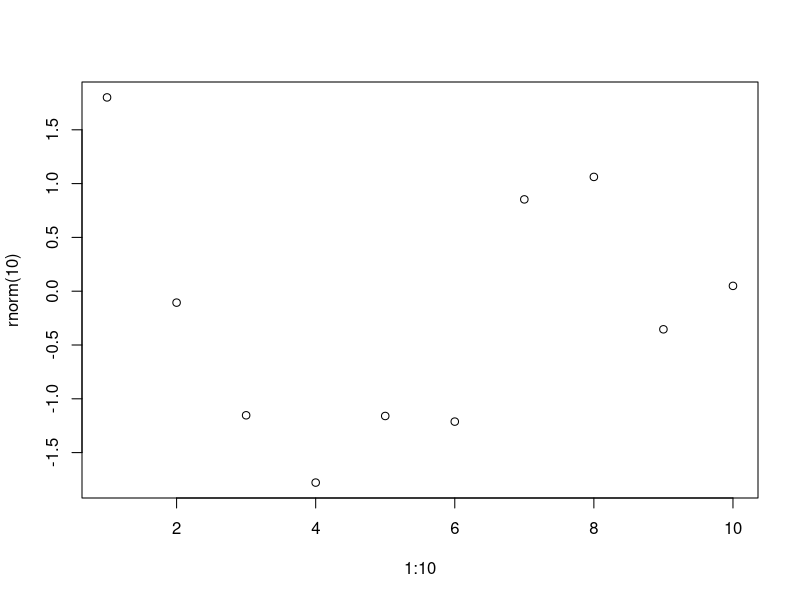
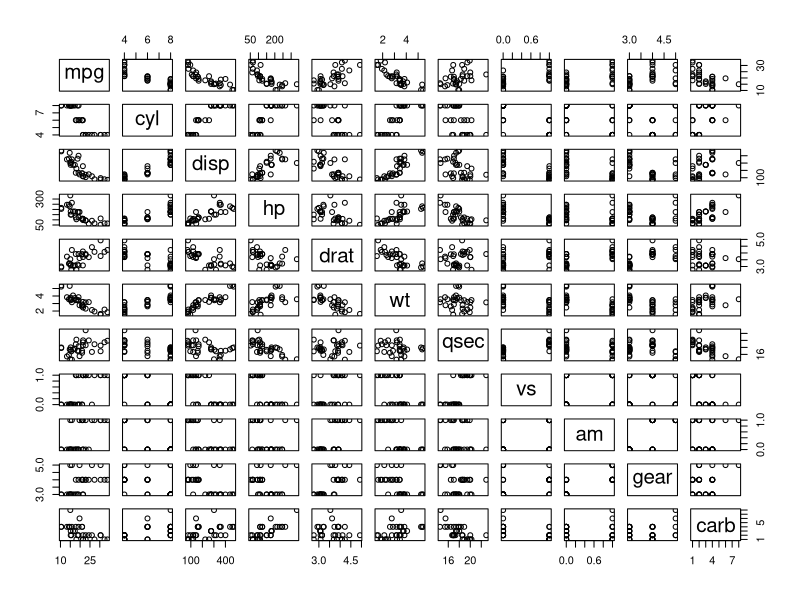
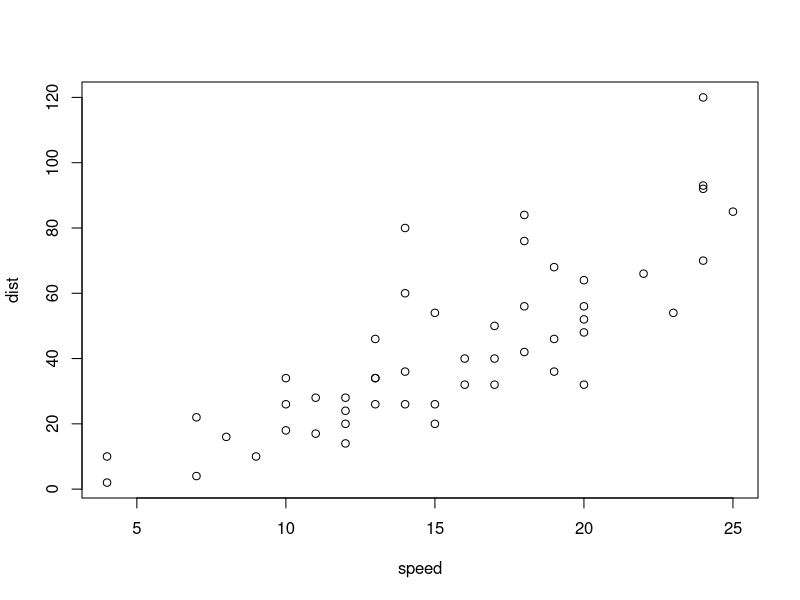
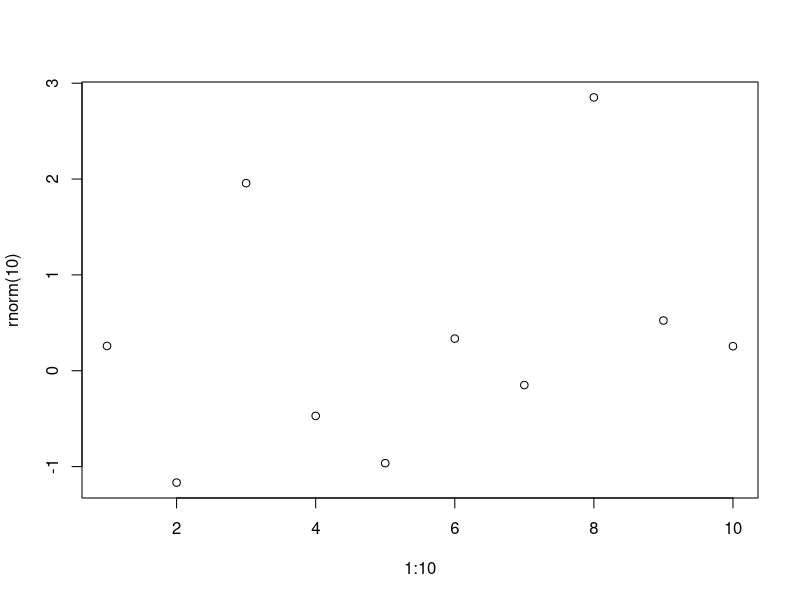
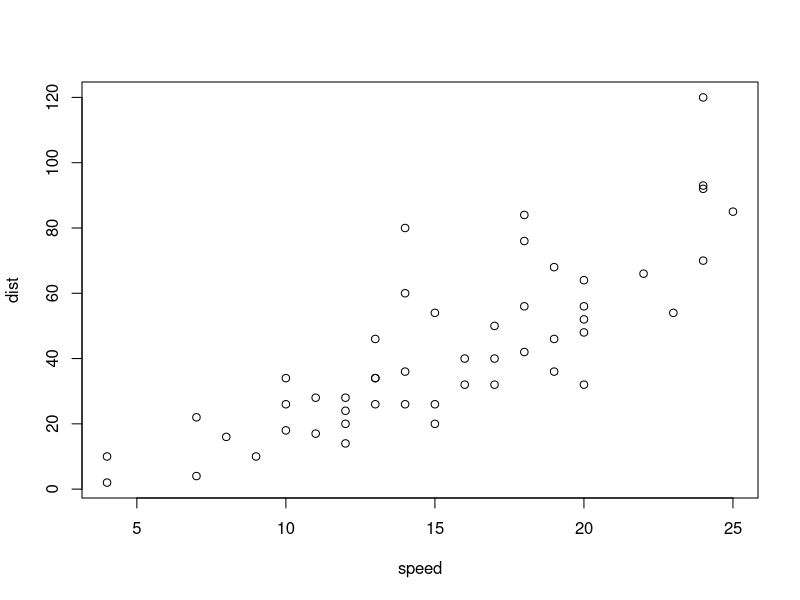
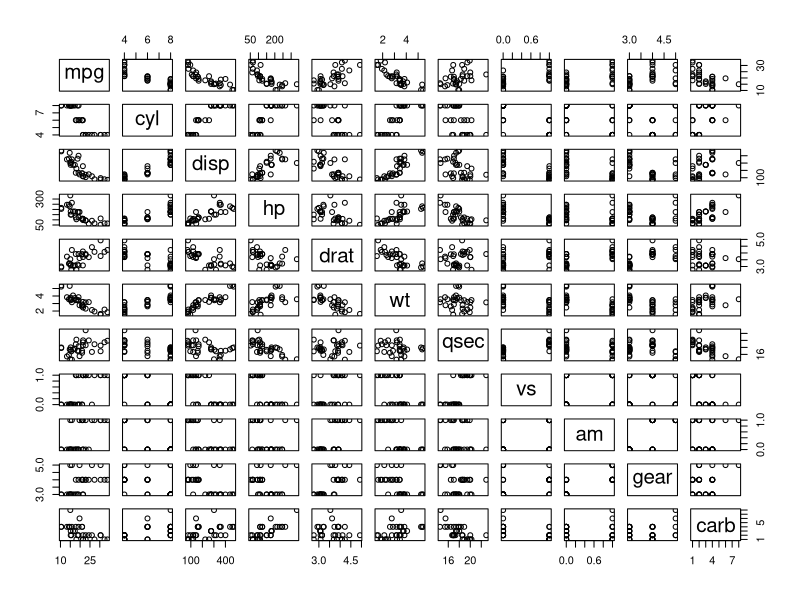
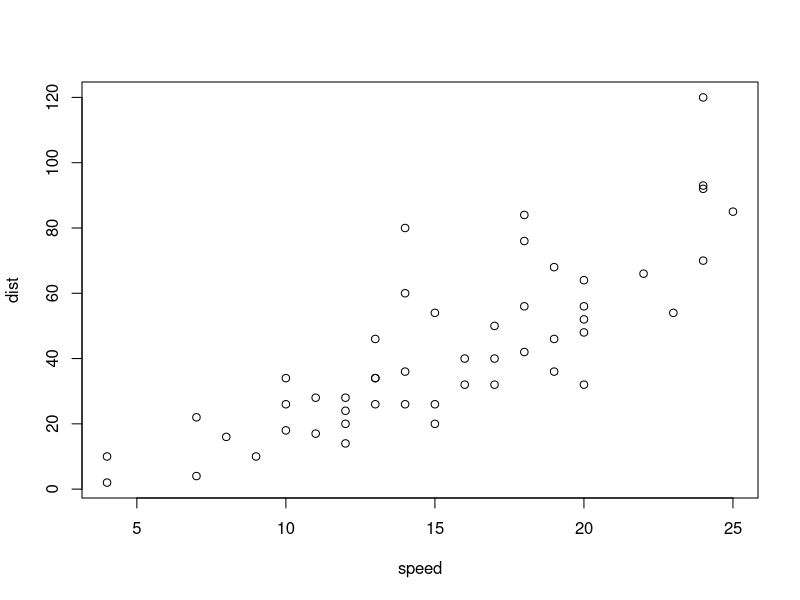
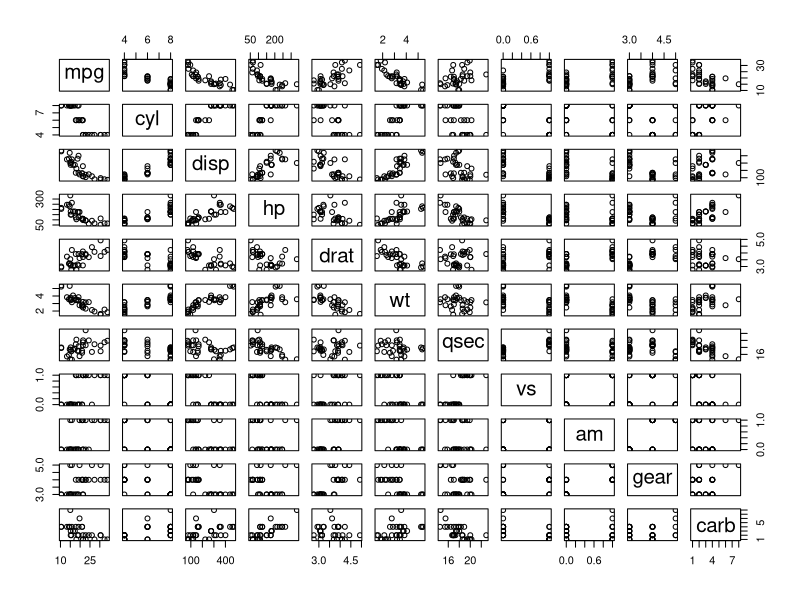

The R source for these figures, in order:
## ---- chunk 1
#| fig-cap: Simple demo R plot 
#| lightbox:
#|   group: r-graph
#|   description: This is 1 to 10 plot
plot(1:10, rnorm(10))
## ---- chunk 2
#| fig-cap: 
#|   - Caption for first plot
#|   - Caption for second plot
#| lightbox: 
#|   group: cars
#|   description: 
#|     - This is the decription for first graph
#|     - This is the decription for second graph
plot(mtcars)
plot(cars)
## ---- chunk 3
#| fig-cap: Simple demo R plot 
#| lightbox:
#|   group: r-graph
#|   description: This is 1 to 10 plot
plot(1:10, rnorm(10))
## ---- chunk 4
#| fig-cap: Plot about cars data
#| lightbox:
#|   group: r-graph
#|   description: We see our cars data above
plot(cars)
## ---- chunk 5
#| fig-cap: 
#|   - Caption for first plot
#|   - Caption for second plot
#| lightbox: 
#|   group: cars
#|   description: 
#|     - This is the decription for first graph
#|     - This is the decription for second graph
plot(mtcars)
plot(cars)
## ---- chunk 6
#| fig-cap: mtcars
#| lightbox: false
plot(mtcars)
